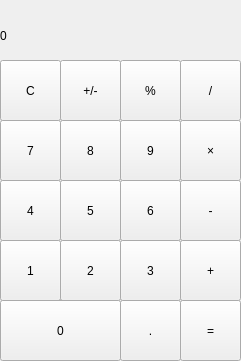
<?xml version="1.0" encoding="UTF-8"?>
<ui version="4.0">
 <class>MainWindow</class>
 <widget class="QMainWindow" name="MainWindow">
  <property name="geometry">
   <rect>
    <x>0</x>
    <y>0</y>
    <width>241</width>
    <height>361</height>
   </rect>
  </property>
  <property name="windowTitle">
   <string>MainWindow</string>
  </property>
  <widget class="QWidget" name="centralwidget">
   <widget class="QLabel" name="label">
    <property name="geometry">
     <rect>
      <x>0</x>
      <y>10</y>
      <width>241</width>
      <height>51</height>
     </rect>
    </property>
    <property name="styleSheet">
     <string notr="true">Qlabel {
	qproperty-alignment:'AlignVCenter | AlignRight';
	border: 1px solid grey;
}

background-color : white</string>
    </property>
    <property name="text">
     <string>0</string>
    </property>
   </widget>
   <widget class="QPushButton" name="pushButton">
    <property name="geometry">
     <rect>
      <x>0</x>
      <y>60</y>
      <width>61</width>
      <height>61</height>
     </rect>
    </property>
    <property name="text">
     <string>C</string>
    </property>
   </widget>
   <widget class="QPushButton" name="pushButton_2">
    <property name="geometry">
     <rect>
      <x>60</x>
      <y>60</y>
      <width>61</width>
      <height>61</height>
     </rect>
    </property>
    <property name="text">
     <string>+/-</string>
    </property>
   </widget>
   <widget class="QPushButton" name="pushButton_3">
    <property name="geometry">
     <rect>
      <x>120</x>
      <y>60</y>
      <width>61</width>
      <height>61</height>
     </rect>
    </property>
    <property name="text">
     <string>%</string>
    </property>
   </widget>
   <widget class="QPushButton" name="pushButton_4">
    <property name="geometry">
     <rect>
      <x>180</x>
      <y>60</y>
      <width>61</width>
      <height>61</height>
     </rect>
    </property>
    <property name="text">
     <string>/</string>
    </property>
   </widget>
   <widget class="QPushButton" name="pushButton_5">
    <property name="geometry">
     <rect>
      <x>180</x>
      <y>120</y>
      <width>61</width>
      <height>61</height>
     </rect>
    </property>
    <property name="text">
     <string>×</string>
    </property>
   </widget>
   <widget class="QPushButton" name="pushButton_6">
    <property name="geometry">
     <rect>
      <x>0</x>
      <y>120</y>
      <width>61</width>
      <height>61</height>
     </rect>
    </property>
    <property name="text">
     <string>7</string>
    </property>
   </widget>
   <widget class="QPushButton" name="pushButton_7">
    <property name="geometry">
     <rect>
      <x>60</x>
      <y>120</y>
      <width>61</width>
      <height>61</height>
     </rect>
    </property>
    <property name="text">
     <string>8</string>
    </property>
   </widget>
   <widget class="QPushButton" name="pushButton_8">
    <property name="geometry">
     <rect>
      <x>120</x>
      <y>120</y>
      <width>61</width>
      <height>61</height>
     </rect>
    </property>
    <property name="text">
     <string>9</string>
    </property>
   </widget>
   <widget class="QPushButton" name="pushButton_9">
    <property name="geometry">
     <rect>
      <x>180</x>
      <y>180</y>
      <width>61</width>
      <height>61</height>
     </rect>
    </property>
    <property name="text">
     <string>-</string>
    </property>
   </widget>
   <widget class="QPushButton" name="pushButton_10">
    <property name="geometry">
     <rect>
      <x>0</x>
      <y>180</y>
      <width>61</width>
      <height>61</height>
     </rect>
    </property>
    <property name="text">
     <string>4</string>
    </property>
   </widget>
   <widget class="QPushButton" name="pushButton_11">
    <property name="geometry">
     <rect>
      <x>60</x>
      <y>180</y>
      <width>61</width>
      <height>61</height>
     </rect>
    </property>
    <property name="text">
     <string>5</string>
    </property>
   </widget>
   <widget class="QPushButton" name="pushButton_12">
    <property name="geometry">
     <rect>
      <x>120</x>
      <y>180</y>
      <width>61</width>
      <height>61</height>
     </rect>
    </property>
    <property name="text">
     <string>6</string>
    </property>
   </widget>
   <widget class="QPushButton" name="pushButton_13">
    <property name="geometry">
     <rect>
      <x>180</x>
      <y>240</y>
      <width>61</width>
      <height>61</height>
     </rect>
    </property>
    <property name="text">
     <string>+</string>
    </property>
   </widget>
   <widget class="QPushButton" name="pushButton_14">
    <property name="geometry">
     <rect>
      <x>0</x>
      <y>240</y>
      <width>61</width>
      <height>61</height>
     </rect>
    </property>
    <property name="text">
     <string>1</string>
    </property>
   </widget>
   <widget class="QPushButton" name="pushButton_15">
    <property name="geometry">
     <rect>
      <x>60</x>
      <y>240</y>
      <width>61</width>
      <height>61</height>
     </rect>
    </property>
    <property name="text">
     <string>2</string>
    </property>
   </widget>
   <widget class="QPushButton" name="pushButton_16">
    <property name="geometry">
     <rect>
      <x>120</x>
      <y>240</y>
      <width>61</width>
      <height>61</height>
     </rect>
    </property>
    <property name="text">
     <string>3</string>
    </property>
   </widget>
   <widget class="QPushButton" name="pushButton_17">
    <property name="geometry">
     <rect>
      <x>180</x>
      <y>300</y>
      <width>61</width>
      <height>61</height>
     </rect>
    </property>
    <property name="text">
     <string>=</string>
    </property>
   </widget>
   <widget class="QPushButton" name="pushButton_18">
    <property name="geometry">
     <rect>
      <x>0</x>
      <y>300</y>
      <width>121</width>
      <height>61</height>
     </rect>
    </property>
    <property name="text">
     <string>0</string>
    </property>
   </widget>
   <widget class="QPushButton" name="pushButton_19">
    <property name="geometry">
     <rect>
      <x>120</x>
      <y>300</y>
      <width>61</width>
      <height>61</height>
     </rect>
    </property>
    <property name="text">
     <string>.</string>
    </property>
   </widget>
  </widget>
 </widget>
 <resources/>
 <connections/>
</ui>
